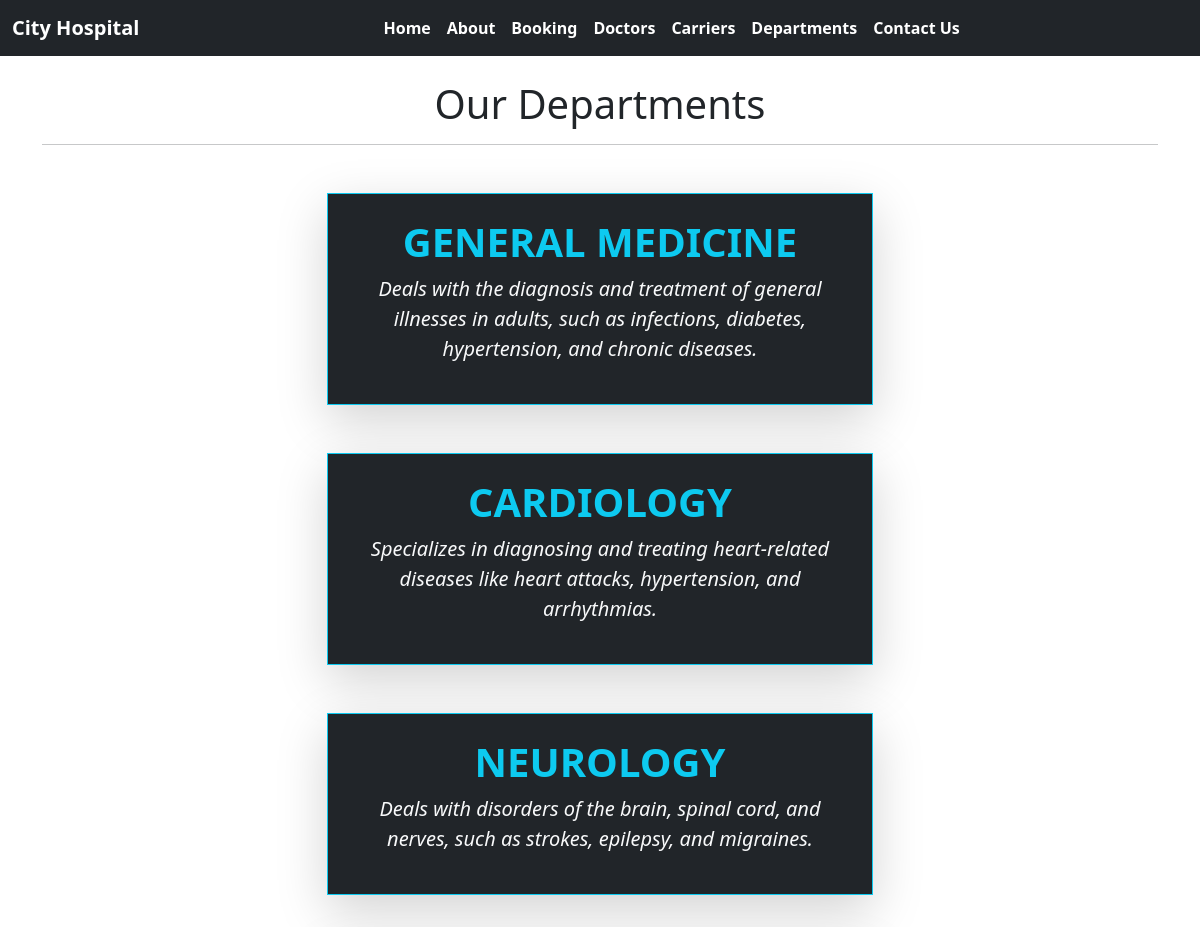
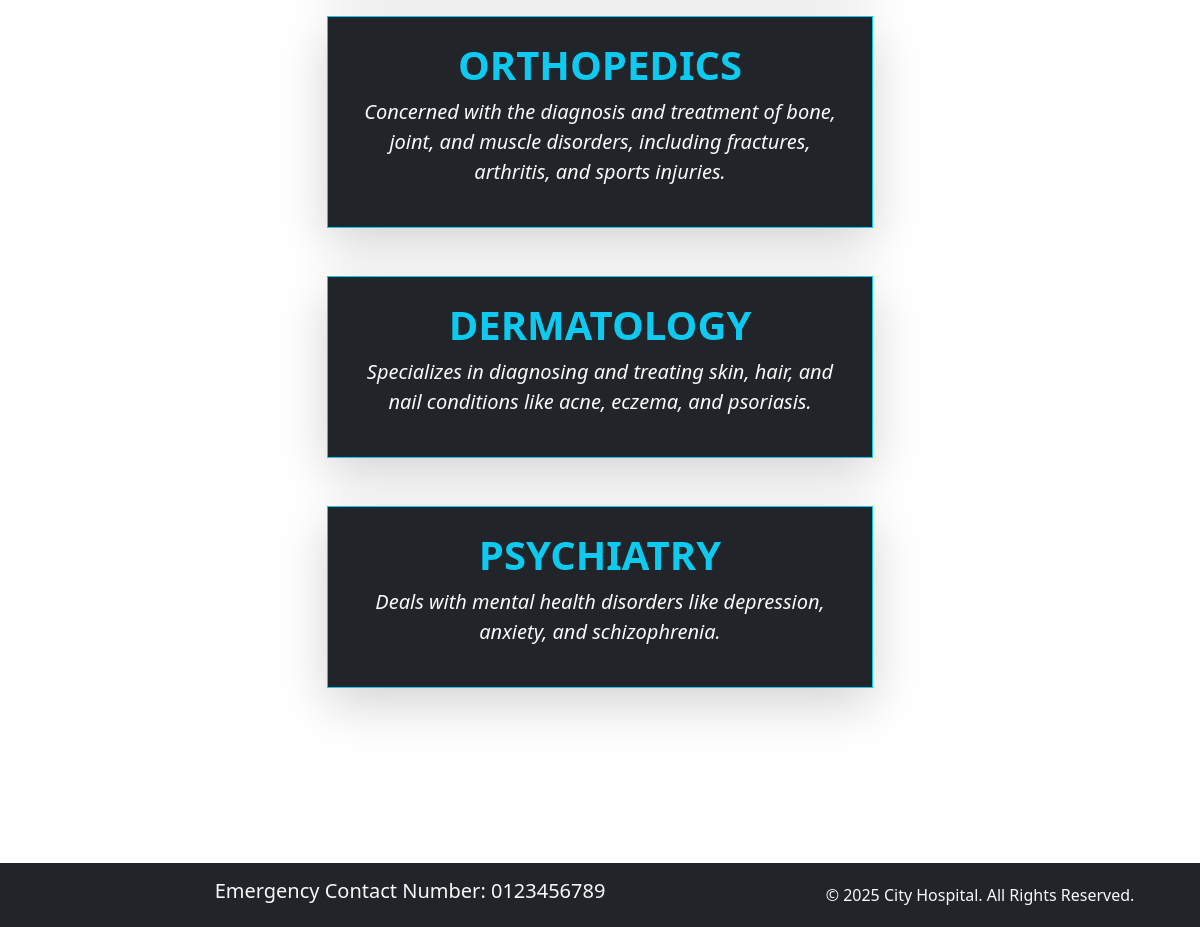
Screenshot of /department with the database file from the repository (2 pictures, top to bottom).
### hospital/models.py (models this page shows, shortened)
class Departments(models.Model):
    dep_name=models.CharField(max_length=100)
    dep_description=models.TextField()

### hospital/views.py (the view)
# urls.py: path('department',views.department,name='department'),
def department(request):
    dict_dept={
        'dept':Departments.objects.all()
    }
    return render(request,'department.html',dict_dept)

### hospital/templates/department.html (shortened to what this page needs)
{% extends "base.html" %}
{% block content %}
<h1 class="text-center">Our Departments</h1>
<hr>
{% for d in dept %}
<div class="container my-5">
    <div class="mx-auto w-50 bg-dark text-white text-center p-4 border border-info rounded-4 shadow-lg">
        <h1 class="fw-bold text-info text-uppercase">{{ d.dep_name }}</h1>
        <p class="lead text-light fst-italic">{{ d.dep_description }}</p>
    </div>
</div>
{% endfor %}
{% endblock %}

### hospital/templates/base.html (shortened to what this page needs)
{% load static %}
<!DOCTYPE html>
<html lang="en">
<head>
    <link rel="stylesheet" href="https://cdn.jsdelivr.net/npm/bootstrap@5.1.3/dist/css/bootstrap.min.css">
    <link rel="stylesheet" href="https://use.fontawesome.com/releases/v5.2.0/css/all.css">
</head>
<body>
    <nav class="navbar navbar-dark bg-dark navbar-expand-md">
        <div class="container-fluid">
            <a class="navbar-brand text-white fw-bold" href="#">City Hospital</a>
            <div class="collapse navbar-collapse justify-content-center" id="navbarNav">
                <ul class="navbar-nav text-center fw-bold">
                    <li class="nav-item">
                        <a class="nav-link text-white" href="{% url 'home' %}">Home</a>
                    </li>
                    <li class="nav-item">
                        <a class="nav-link text-white" href="{% url 'about' %}">About</a>
                    </li>
                    <li class="nav-item">
                        <a class="nav-link text-white" href="{% url 'booking' %}">Booking</a>
                    </li>
                    <li class="nav-item">
                        <a class="nav-link text-white" href="{% url 'doctors' %}">Doctors</a>
                    </li>
                    <li class="nav-item">
                        <a class="nav-link text-white" href="{% url 'doctor_register' %}">Carriers</a>
                    </li>
                    <li class="nav-item">
                        <a class="nav-link text-white" href="{% url 'department' %}">Departments</a>
                    </li>
                    <li class="nav-item">
                        <a class="nav-link text-white" href="{% url 'contact' %}">Contact Us</a>
                    </li>
                </ul>
            </div>
        </div>
    </nav>
    <main class="container mt-4">
        {% block content %} {% endblock %}
    </main>
    <pre>
    </pre>
     <footer class="bg-dark text-light py-3 mt-5 text-center w-100">
        <div class="container">
            <div class="row align-items-center">
                <div class="col-md-8">
                    <h5>Emergency Contact Number: 0123456789</h5>
                </div>
                <div class="col-md-4 mt-3 mt-md-0">
                    &copy; 2025 City Hospital. All Rights Reserved.
                </div>
            </div>
        </div>
    </footer>
</body>
</html>

### hospital/templates/base.html (style rules this page uses)
body { display: flex; flex-direction: column; min-height: 100vh; }
main { flex: 1; }

### rows the page displays
Departments: dep_name "GENERAL MEDICINE", dep_description "Deals with the diagnosis and treatment of general illnesses in adults, such as infections, diabetes, hypertension, and chronic diseases."
Departments: dep_name "CARDIOLOGY", dep_description "Specializes in diagnosing and treating heart-related diseases like heart attacks, hypertension, and arrhythmias."
Departments: dep_name "NEUROLOGY", dep_description "Deals with disorders of the brain, spinal cord, and nerves, such as strokes, epilepsy, and migraines."
Departments: dep_name "ORTHOPEDICS", dep_description "Concerned with the diagnosis and treatment of bone, joint, and muscle disorders, including fractures, arthritis, and sports injuries."
Departments: dep_name "DERMATOLOGY", dep_description "Specializes in diagnosing and treating skin, hair, and nail conditions like acne, eczema, and psoriasis."
Departments: dep_name "PSYCHIATRY", dep_description "Deals with mental health disorders like depression, anxiety, and schizophrenia."
